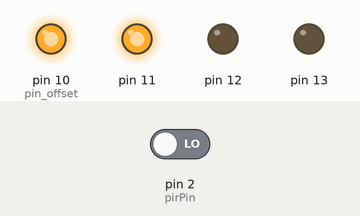
A sketch run on a simulated Arduino Uno, built with avr-gcc and run on an emulated ATmega328P. Parts: output pins drawn as LEDs (lit = HIGH). The test bench sets the inputs (shaded band); at power-on: pin 2 (pirPin) LOW. What the sketch prints to the serial monitor is not drawn.

Above: at 30.11 s.
At 30.83 s:
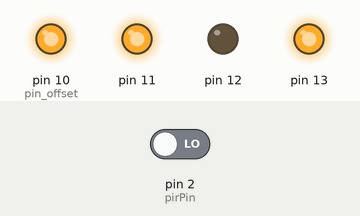
At 31.55 s:
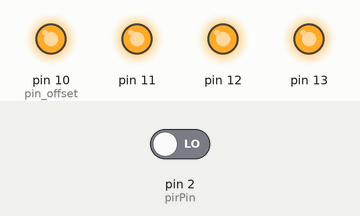
At 32.15 s:
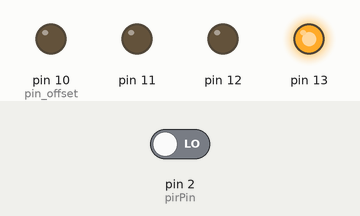
At 32.87 s:
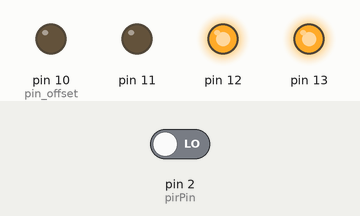
Timing chart, 0 to 33.2 s (numbered marks = the images above):
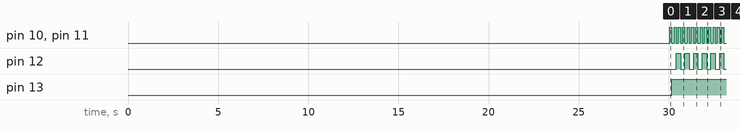

The sketch:

proj_dtek.ino
```cpp
int ref = 0; // specifies which value to update.
int pin_offset = 10; // The first pin that sends signal to CU.
int datas[4] = {0,0,0,0}; // The 4 values that are displayed on CU.
// 0: tmp  1: photo  2: #movements  3: time_movement
bool isMotion = false;
int pirPin = 2;
int mov_no = 0;
int mov_av = 0;

int mov_st = 0;
int mov_en = 0;
int mov_to = 0;

//VARS
//the time we give the sensor to calibrate (10-60 secs according to the datasheet)
int calibrationTime = 30;


//the time when the sensor outputs a low impulse
long unsigned int lowIn;

//the amount of milliseconds the sensor has to be low
//before we assume all motion has stopped
long unsigned int pause = 5000;

boolean lockLow = true;
boolean takeLowTime;

void checkmotion() {

  Serial.println("hej");
       if(digitalRead(pirPin) == HIGH){

       if(lockLow){
         //makes sure we wait for a transition to LOW before any further output is made:
         lockLow = false;
         Serial.println("---");
         Serial.print("motion detected at ");
         Serial.print(millis()/1000);
         Serial.println(" sec");
         isMotion = true;
         mov_no++;
         mov_st = millis()/1000;
         delay(50);
         }
         takeLowTime = true;
       }

     if(digitalRead(pirPin) == LOW){

       if(takeLowTime){
        lowIn = millis();          //save the time of the transition from high to LOW
        takeLowTime = false;       //make sure this is only done at the start of a LOW phase
        }
       //if the sensor is low for more than the given pause,
       //we assume that no more motion is going to happen
       if(!lockLow && millis() - lowIn > pause){
           //makes sure this block of code is only executed again after
           //a new motion sequence has been detected
           lockLow = true;
           Serial.print("motion ended at ");      //output
           Serial.print((millis() - pause)/1000);
           Serial.println(" sec");
           isMotion = false;

           mov_to += (millis() - pause)/1000 - mov_st;
           delay(50);
           }
       }
}


void setup() {
  Serial.begin(9600);
  for (int i = pin_offset; i <= pin_offset+3; i++) {
    pinMode(i, OUTPUT);
  }
  configurePIRSensor();
}

void loop() {
    checkmotion();
  //send_data((int)((((analogRead(A0)/1024.0)*5.0) - 0.5) * 100), 0);
  //send_data((analogRead(A1)/100), 1);
  send_data(mov_no,2);
  send_data(mov_to,3);
}

void send_signal(int val) {
  digitalWrite(pin_offset+2, ref & 1);
  digitalWrite(pin_offset+3, (ref >> 1) & 1);
  if (val == 1) {
    digitalWrite(pin_offset+1, 1);
    digitalWrite(pin_offset, 0);
  } else if (val == -1) {
    digitalWrite(pin_offset+1, 0);
    digitalWrite(pin_offset, 1);
  } else {
    digitalWrite(pin_offset+1, 0);
    digitalWrite(pin_offset, 0);
  }
}

void end_transmission() {
  digitalWrite(pin_offset+1, 1);
  digitalWrite(pin_offset, 1);
  delay(120);
  send_signal(0);
  delay(120);
}

void updaten(int val) {
  send_signal(val);
  delay(120);
  send_signal(0);
  delay(120);
}

void update_number(int newdata) {
  int dif = newdata - datas[ref];
  if (dif > 0) {
    for (int i = 0; i < dif; i++) {
      updaten(1);
    }
  } else if(dif < 0) {
    for (int i = 0; i < -dif; i++) {
      updaten(-1);
    }
  }
  datas[ref] += dif;
}

// Use this to send info to the Central Unit (ChipKIT).
void send_data(int data, int sensor) {
  ref = sensor;
  update_number(data);
  end_transmission();
}

void test() {
  send_data(0, 0);
  send_data(4, 0);
  send_data(5, 0);
  send_data(6, 0);
  send_data(12, 0);

  send_data(0, 1);
  send_data(6, 1);

  send_data(3, 2);
  send_data(12, 3);
}

void configurePIRSensor() {
  pinMode(pirPin, INPUT);

  digitalWrite(pirPin, LOW);

  //give the sensor some time to calibrate
  Serial.print("calibrating sensor ");
    for(int i = 0; i < calibrationTime; i++){
      Serial.print(".");
      delay(1000);
    }
  Serial.println(" done");
  Serial.println("SENSOR ACTIVE");
  delay(50);
}
```

Measured:
- by itself, pin 10 (pin_offset), pin 11: alternates HIGH for 0.12 s and LOW for 0.12 s
- by itself, pin 12: alternates HIGH for 0.24 s and LOW for 0.24 s
- by itself, pin 13: LOW → HIGH at 30.2 s
